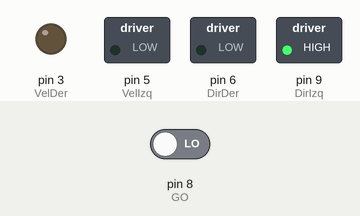
Bench run of a sketch on a simulated Arduino Uno, built with avr-gcc and run on an emulated ATmega328P. On the bench: switched loads named in the sketch (green lamp = pin HIGH), output pins drawn as LEDs (lit = HIGH). The test bench sets the inputs (shaded band); at power-on: pin 8 (GO) LOW.

Above: at 1.2 s.
1.3 s: pin 8 (GO) driven HIGH
At 2.3 s:
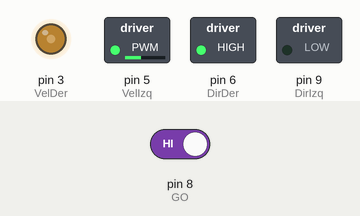
Timing chart, 0 to 4.3 s (numbered marks = the images above; inputs shaded):
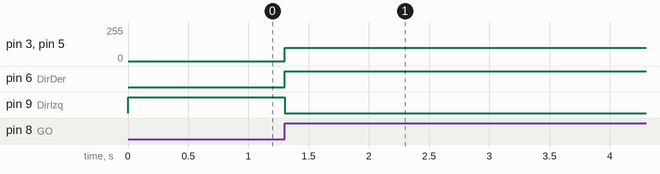

The sketch:

control_de_motores.ino
```cpp
#define DirIzq 9
#define VelIzq 5
#define DirDer 6
#define VelDer 3
#define GO 8
#define RDY 12
void setup()
{
  pinMode(DirIzq, OUTPUT);
  pinMode(VelIzq, OUTPUT);
  pinMode(DirDer, OUTPUT);
  pinMode(VelDer, OUTPUT);
  pinMode(GO, INPUT);
  pinMode(RDY, INPUT);
  Serial.begin(9600);
}

void loop()
{

 if (digitalRead(GO) == HIGH)
  {
    adelante(100);//0-255

  }
  if (digitalRead(GO) == LOW)
  {
    paro();
  }

}
void adelante(int velocidad)
{
  digitalWrite(DirIzq, LOW); //controlar la direccion del motor izquierdo
  analogWrite(VelIzq, velocidad); //controlar la velocidad de motor izquierdo
  digitalWrite(DirDer, HIGH); //controlar la direccion del motor derecho
  analogWrite(VelDer, velocidad); //controlar la velocidad de motor derecho
}
void atras(int velocidad)
{
  digitalWrite(DirIzq, HIGH); //controlar la direccion del motor izquierdo
  analogWrite(VelIzq, velocidad); //controlar la velocidad de motor izquierdo
  digitalWrite(DirDer, LOW); //controlar la direccion del motor derecho
  analogWrite(VelDer, velocidad); //controlar la velocidad de motor derecho
}
void paro()
{
  digitalWrite(DirIzq, HIGH); //controlar la direccion del motor izquierdo
  analogWrite(VelIzq, 0); //controlar la velocidad de motor izquierdo
  digitalWrite(DirDer, LOW); //controlar la direccion del motor derecho
  analogWrite(VelDer, 0); //controlar la velocidad de motor derecho
}
```

Measured:
- after the input at 1.3 s, pin 3 (VelDer), pin 5 (VelIzq): 0/255 → 100/255 at once; pin 6 (DirDer): LOW → HIGH at once; pin 9 (DirIzq): HIGH → LOW at once
